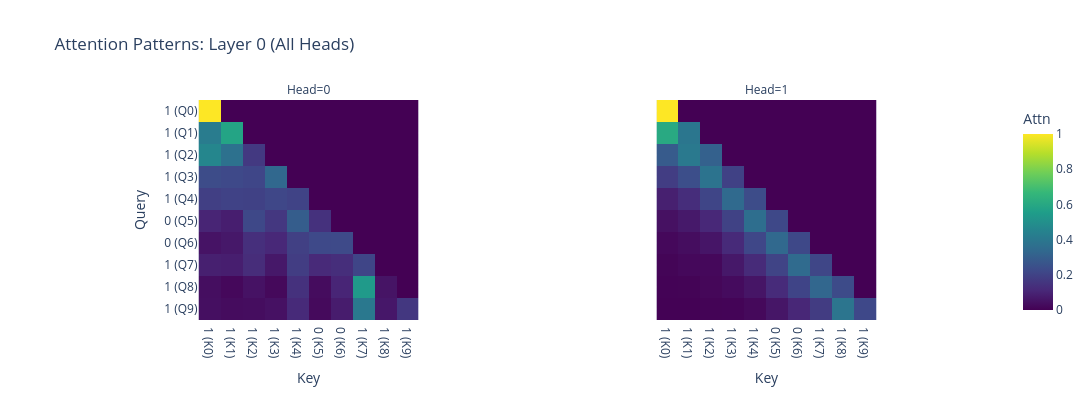

Notebook cell for this chart:
### Code cell
plot_attention_heatmap(cache, layer_idx=0, head_idx=None, tokens=token_labels)

### Figure 1 — Plotly figure (JSON) as saved in the notebook; plotly's stock layout.template omitted (floating-point values rounded to 4 significant figures)
{"data": [{"coloraxis": "coloraxis", "hovertemplate": "Key: %{x}<br>Query: %{y}<br>Attn: %{z}<extra></extra>", "name": "0", "type": "heatmap", "x": ["1 (K0)", "1 (K1)", "1 (K2)", "1 (K3)", "1 (K4)", "0 (K5)", "0 (K6)", "1 (K7)", "1 (K8)", "1 (K9)"], "xaxis": "x", "y": ["1 (Q0)", "1 (Q1)", "1 (Q2)", "1 (Q3)", "1 (Q4)", "0 (Q5)", "0 (Q6)", "1 (Q7)", "1 (Q8)", "1 (Q9)"], "yaxis": "y", "z": [[1.0, 0.0, 0.0, 0.0, 0.0, 0.0, 0.0, 0.0, 0.0, 0.0], [0.4189, 0.5811, 0.0, 0.0, 0.0, 0.0, 0.0, 0.0, 0.0, 0.0], [0.4592, 0.372, 0.1688, 0.0, 0.0, 0.0, 0.0, 0.0, 0.0, 0.0], [0.2316, 0.2224, 0.2134, 0.3326, 0.0, 0.0, 0.0, 0.0, 0.0, 0.0], [0.1884, 0.2002, 0.1957, 0.2147, 0.201, 0.0, 0.0, 0.0, 0.0, 0.0], [0.1026, 0.08284, 0.218, 0.1604, 0.2949, 0.1413, 0.0, 0.0, 0.0, 0.0], [0.05156, 0.0643, 0.1347, 0.1107, 0.1918, 0.2215, 0.2254, 0.0, 0.0, 0.0], [0.08695, 0.08313, 0.1269, 0.06537, 0.1812, 0.1165, 0.1315, 0.2085, 0.0, 0.0], [0.03771, 0.02111, 0.04877, 0.02225, 0.1428, 0.03104, 0.1038, 0.5396, 0.0529, 0.0], [0.03935, 0.03015, 0.03514, 0.04672, 0.1187, 0.02518, 0.07667, 0.4014, 0.06401, 0.1627]]}, {"coloraxis": "coloraxis", "hovertemplate": "Key: %{x}<br>Query: %{y}<br>Attn: %{z}<extra></extra>", "name": "1", "type": "heatmap", "x": ["1 (K0)", "1 (K1)", "1 (K2)", "1 (K3)", "1 (K4)", "0 (K5)", "0 (K6)", "1 (K7)", "1 (K8)", "1 (K9)"], "xaxis": "x2", "y": ["1 (Q0)", "1 (Q1)", "1 (Q2)", "1 (Q3)", "1 (Q4)", "0 (Q5)", "0 (Q6)", "1 (Q7)", "1 (Q8)", "1 (Q9)"], "yaxis": "y2", "z": [[1.0, 0.0, 0.0, 0.0, 0.0, 0.0, 0.0, 0.0, 0.0, 0.0], [0.6059, 0.3941, 0.0, 0.0, 0.0, 0.0, 0.0, 0.0, 0.0, 0.0], [0.2859, 0.4068, 0.3073, 0.0, 0.0, 0.0, 0.0, 0.0, 0.0, 0.0], [0.1819, 0.2396, 0.382, 0.1965, 0.0, 0.0, 0.0, 0.0, 0.0, 0.0], [0.0879, 0.1288, 0.2101, 0.3401, 0.2331, 0.0, 0.0, 0.0, 0.0, 0.0], [0.04433, 0.06739, 0.1106, 0.1993, 0.3595, 0.2189, 0.0, 0.0, 0.0, 0.0], [0.02114, 0.03408, 0.05773, 0.1185, 0.2145, 0.3366, 0.2175, 0.0, 0.0, 0.0], [0.01045, 0.02115, 0.02095, 0.06522, 0.1206, 0.2055, 0.3449, 0.2113, 0.0, 0.0], [0.00638, 0.007635, 0.01575, 0.0294, 0.0563, 0.1222, 0.2059, 0.3285, 0.2279, 0.0], [0.00341, 0.003868, 0.007316, 0.00985, 0.02216, 0.05898, 0.1085, 0.1777, 0.3882, 0.2201]]}], "layout": {"annotations": [{"font": {}, "showarrow": false, "text": "Head=0", "x": 0.2497, "xanchor": "center", "xref": "paper", "y": 1, "yanchor": "bottom", "yref": "paper"}, {"font": {}, "showarrow": false, "text": "Head=1", "x": 0.7502, "xanchor": "center", "xref": "paper", "y": 1, "yanchor": "bottom", "yref": "paper"}], "coloraxis": {"cmax": 1, "cmin": 0, "colorbar": {"title": {"text": "Attn"}}, "colorscale": [[0, "#440154"], [0.1111, "#482878"], [0.2222, "#3e4989"], [0.3333, "#31688e"], [0.4444, "#26828e"], [0.5556, "#1f9e89"], [0.6667, "#35b779"], [0.7778, "#6ece58"], [0.8889, "#b5de2b"], [1, "#fde725"]]}, "height": 400, "title": {"text": "Attention Patterns: Layer 0 (All Heads)"}, "width": 1200, "xaxis": {"anchor": "y", "constrain": "domain", "domain": [0, 0.4995], "scaleanchor": "y", "title": {"text": "Key"}}, "xaxis2": {"anchor": "y2", "domain": [0.5005, 1], "matches": "x", "title": {"text": "Key"}}, "yaxis": {"anchor": "x", "autorange": "reversed", "constrain": "domain", "domain": [0, 1], "title": {"text": "Query"}}, "yaxis2": {"anchor": "x2", "domain": [0, 1], "matches": "y", "showticklabels": false}}}
